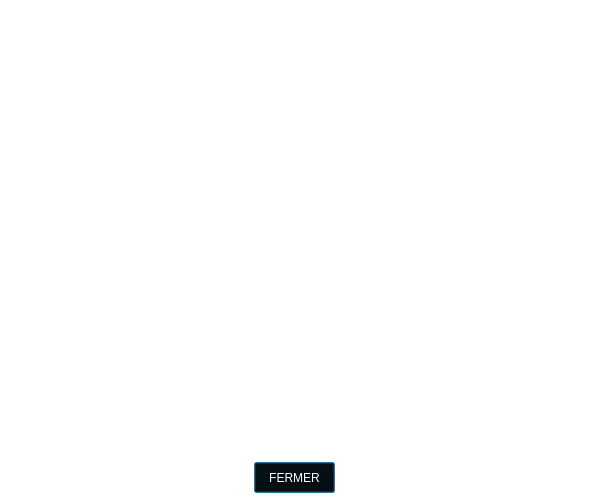
<?xml version="1.0" encoding="UTF-8"?>
<ui version="4.0">
 <class>Perceptron</class>
 <widget class="QDialog" name="Perceptron">
  <property name="geometry">
   <rect>
    <x>0</x>
    <y>0</y>
    <width>600</width>
    <height>500</height>
   </rect>
  </property>
  <property name="windowTitle">
   <string>Dialog</string>
  </property>
  <property name="styleSheet">
   <string notr="true">background-color: rgb(255, 255, 255);</string>
  </property>
  <widget class="QPushButton" name="pushButton">
   <property name="geometry">
    <rect>
     <x>254</x>
     <y>462</y>
     <width>81</width>
     <height>31</height>
    </rect>
   </property>
   <property name="styleSheet">
    <string notr="true">background-color: rgb(0, 0, 0);
color: rgb(255, 255, 255);</string>
   </property>
   <property name="text">
    <string>FERMER</string>
   </property>
  </widget>
 </widget>
 <resources/>
 <connections/>
</ui>
